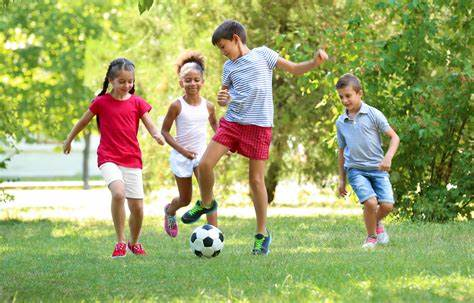
#> input picture images/Childrens.jpg, 474 x 303 px
$ python siftHogFeature.py
#> lines starting #> are read from the running program, lines starting #| are printed output that depends on the picture
import cv2
import numpy as np
import matplotlib.pyplot as plt
from skimage.feature import hog
from skimage import exposure

# Read the input image
image = cv2.imread('images/Childrens.jpg')  # Replace with your image path
#> image is the input picture: shape (303, 474, 3); mean B, G, R 105.5, 166.6, 155.8

# Convert image to grayscale
gray_image = cv2.cvtColor(image, cv2.COLOR_BGR2GRAY)
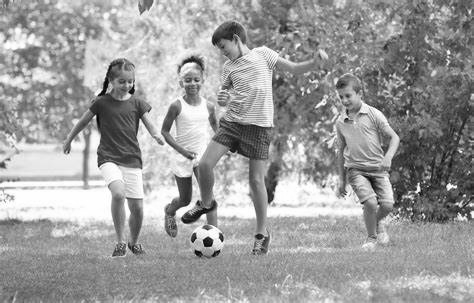
#> gray_image: shape (303, 474); min 2, max 255, mean 156.4

# --- SIFT Feature Detection ---
sift = cv2.SIFT_create()
keypoints, descriptors = sift.detectAndCompute(gray_image, None)
#> keypoints = 2253 keypoints; strongest (x, y, size): (208, 242, 6.2), (204, 216, 3.7), (95, 117, 2.2), (449, 186, 3.9)
sift_image = cv2.drawKeypoints(image, keypoints, None)
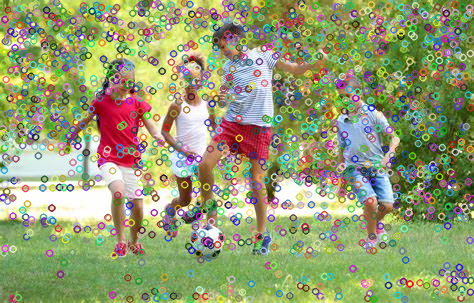
#> sift_image: shape (303, 474, 3); mean B, G, R 114.2, 157.1, 149.2

# --- HOG Feature Detection using skimage ---
fd, hog_image = hog(
    gray_image,
    orientations=9,
    pixels_per_cell=(8, 8),
    cells_per_block=(2, 2),
    visualize=True
)
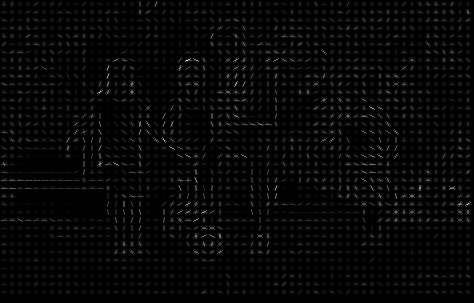
#> hog_image: shape (303, 474) float64; min 0, max 95.2, mean 2.8; drawn with min black and max white
hog_image_rescaled = exposure.rescale_intensity(hog_image, in_range=(0, 10))
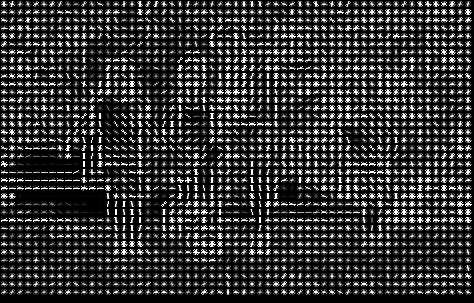
#> hog_image_rescaled: shape (303, 474) float64; min 0, max 1, mean 0.21

# --- Plotting ---
plt.figure(figsize=(18, 6))

# Original Image
plt.subplot(1, 3, 1)
plt.imshow(cv2.cvtColor(image, cv2.COLOR_BGR2RGB))
plt.title("Original Image")
plt.axis('off')

# SIFT Features
plt.subplot(1, 3, 2)
plt.imshow(cv2.cvtColor(sift_image, cv2.COLOR_BGR2RGB))
plt.title("SIFT Features")
plt.axis('off')

# HOG Features
plt.subplot(1, 3, 3)
plt.imshow(hog_image_rescaled, cmap='gray')
plt.title("HOG Features")
plt.axis('off')

# Save the final output
plt.tight_layout()
plt.savefig('images/sift_hog_original_output.jpg')
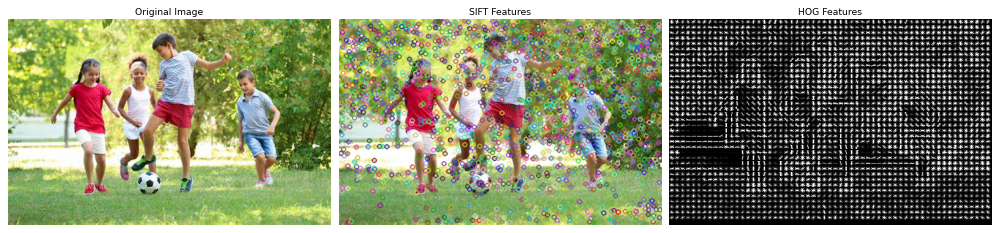
#> figure drawn by matplotlib, 3 panels
plt.show()

$ run again, with images/Elephant.jpg copied over images/Childrens.jpg
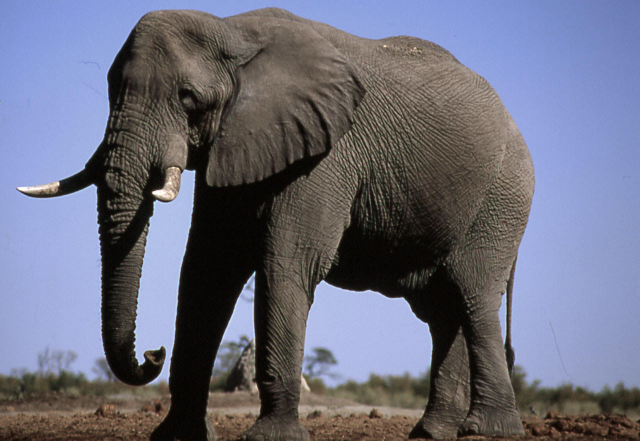
#> input picture images/Elephant.jpg, 1280 x 881 px (shown at 1/2 size)
#> image is the input picture: shape (881, 1280, 3); mean B, G, R 123.7, 107.6, 106.3
#> `gray_image = cv2.cvtColor(image, cv2.COLOR_BGR2GRAY)`:
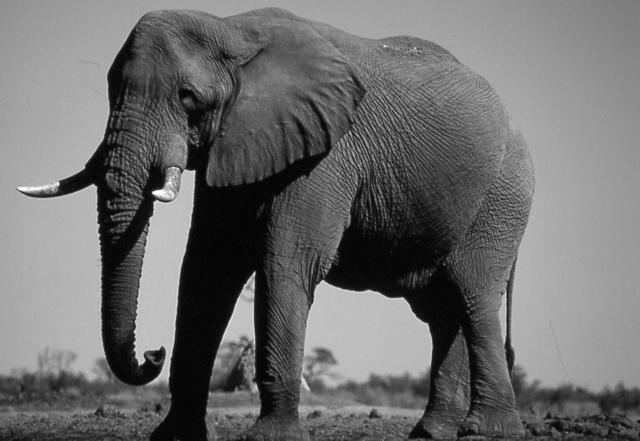
#> gray_image: shape (881, 1280) (shown at 1/2 size); min 0, max 255, mean 109
#> keypoints = 8888 keypoints; strongest (x, y, size): (312, 386, 9), (508, 548, 4.5), (482, 646, 44.1), (311, 652, 64.6)
#> `plt.savefig('images/sift_hog_original_output.jpg')`:
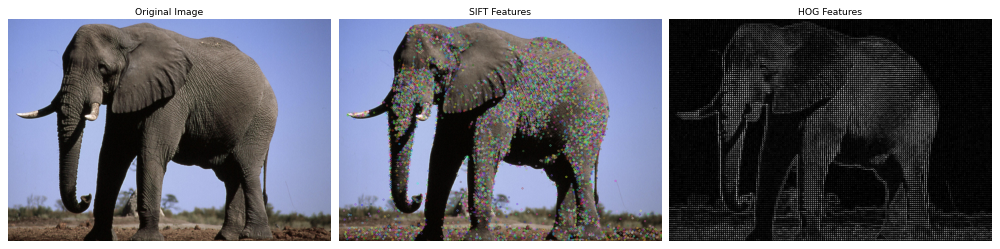
#> figure drawn by matplotlib, 3 panels
